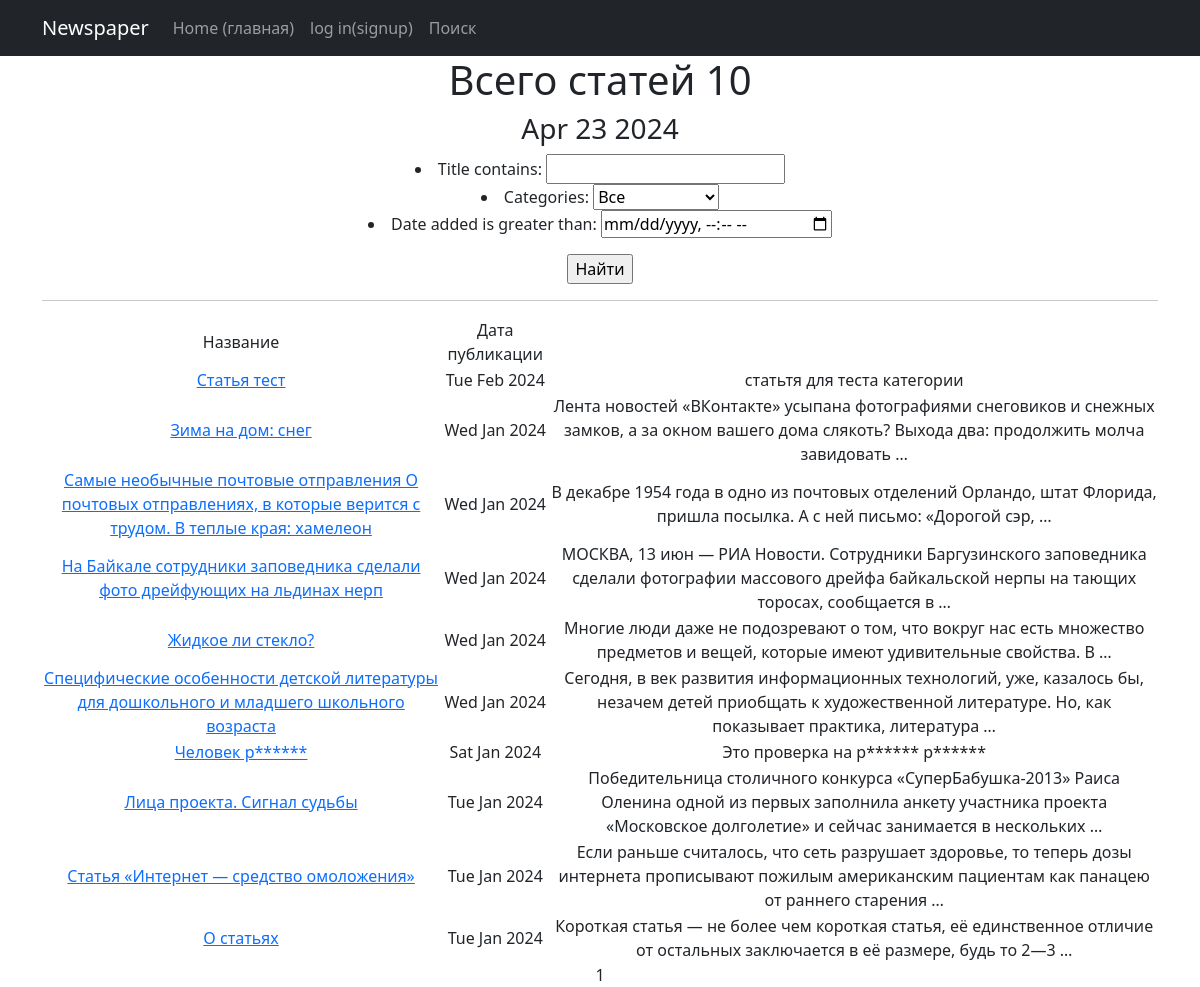
Page /news/search/ on the earlier database version.
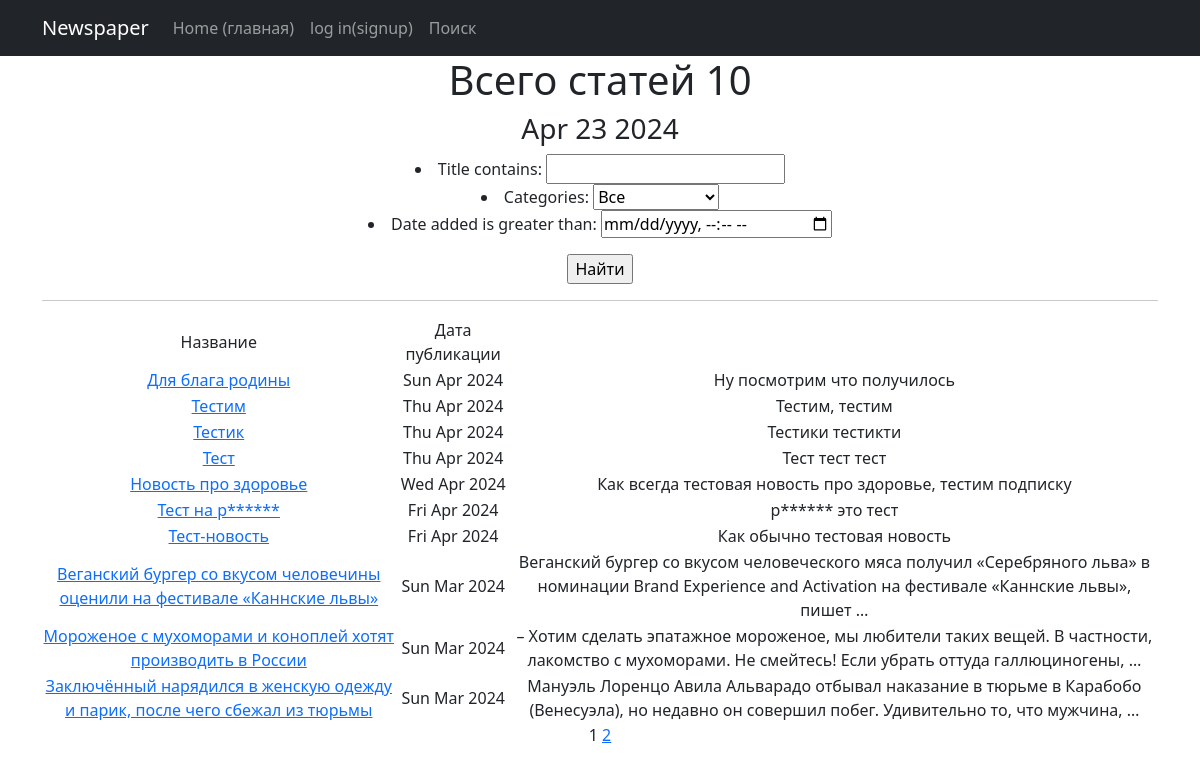
Same page on the later database version.
### news/models.py (models this page shows, shortened)
class Post(models.Model):
    article = "A"
    news = "N"
    POST = [(article, "Статья"),
            (news, "Новость")]
    post = models.CharField(max_length=1,
                            choices=POST,
                            default=article)
    user = models.ForeignKey(Author, on_delete=models.CASCADE)
    title = models.CharField(max_length=255)
    text = models.TextField()
    rating_new = models.IntegerField(default=0)
    date_added = models.DateTimeField(auto_now_add=True)
    categories = models.ManyToManyField(Category, through="PostCategory")

### news/views.py (the view)
# urls.py: path('search/', PostListFilter.as_view(), name='search'),
class PostListFilter(ListView):
    model = Post
    ordering = '-date_added'
    template_name = 'news_filter.html'
    context_object_name = 'news'
    paginate_by = 10 # количество записей на странице
    def get_queryset(self):
        queryset = super().get_queryset()
        self.filterset = NewsFilter(self.request.GET, queryset)
        return self.filterset.qs
    def get_context_data(self, **kwargs):
       context = super().get_context_data(**kwargs)
       context['filterset'] = self.filterset
       return context

### news/models.py (called while the page is built)
    def __str__(self) -> str:
        return f"{self.category}"

### news/templatetags/custom_filters.py (called while the page is built)
@register.filter()
def censor(value):
   if type(value) != str:
      raise ValueError
   value = value.split()
   count = 0
   for val in value:
      if val.lower() in swear_words.keys():
         value[count] = swear_words[val.lower()]
      count += 1
   return ' '.join(value)

### news/templatetags/custom_tags.py (called while the page is built)
@register.simple_tag()
def current_time(format_string='%b %d %Y'):
   return datetime.utcnow().strftime(format_string)

@register.simple_tag(takes_context=True)
def url_replace(context, **kwargs):
   d = context['request'].GET.copy()
   for k, v in kwargs.items():
       d[k] = v
   return d.urlencode()

### news/templates/news_filter.html (shortened to what this page needs)
{% extends 'news/default.html' %}
{% load custom_filters %}
{% load custom_tags %}
{% block content %}
<h1>Всего  статей {{ news|length }}</h1>
<h3>{% current_time %}</h3>
   <form action="" method="get">
       {{ filterset.form.as_ul }}
       <input type="submit" value="Найти" />
   </form>
   <hr>
   {% if news %}
       <table>
           <tr>
               <td>
                   Название
               </td>
               <td>
                   Дата публикации
               </td>
           </tr>
           {% for new in news %}
           <tr>
               <td><a href="{% url 'news:new' new.pk %}">{{ new.title|censor }}</a></td>
               <td>{{ new.date_added|date:'D M Y' }}</td>
               <td>{{ new.text|truncatewords:20|censor }}</td>
           </tr>
           {% endfor %}
       </table>
   {% else %}
       <h2>Статей нет!</h2>
   {% endif %}
   {{ page_obj.number }}
   {% if page_obj.has_next %}
       <a href="?{% url_replace page=page_obj.next_page_number %}">{{ page_obj.next_page_number }}</a>
   {% endif %}
{% endblock content %}

Differences in the rows shown:
no longer on this page (row unchanged): Post: title|censor "Статья тест", date_added "Tue Feb 2024", text|censor "статьтя для теста категории"
no longer on this page (row unchanged): Post: title|censor "Зима на дом: снег", date_added "Wed Jan 2024", text|censor "Лента новостей «ВКонтакте» усыпана фотографиями снеговиков и снежных замков, а за окном вашего дома слякоть? Выхода два: продолжить молча завидовать …"
no longer on this page (row unchanged): Post: title|censor "Самые необычные почтовые отправления О почтовых отправлениях, в которые верится с трудом. В теплые края: хамелеон", date_added "Wed Jan 2024", text|censor "В декабре 1954 года в одно из почтовых отделений Орландо, штат Флорида, пришла посылка. А с ней письмо: «Дорогой сэр, …"
no longer on this page (row unchanged): Post: title|censor "На Байкале сотрудники заповедника сделали фото дрейфующих на льдинах нерп", date_added "Wed Jan 2024", text|censor "МОСКВА, 13 июн — РИА Новости. Сотрудники Баргузинского заповедника сделали фотографии массового дрейфа байкальской нерпы на тающих торосах, сообщается в …"
no longer on this page (row unchanged): Post: title|censor "Жидкое ли стекло?", date_added "Wed Jan 2024", text|censor "Многие люди даже не подозревают о том, что вокруг нас есть множество предметов и вещей, которые имеют удивительные свойства. В …"
no longer on this page (row unchanged): Post: title|censor "Специфические особенности детской литературы для дошкольного и младшего школьного возраста", date_added "Wed Jan 2024", text|censor "Сегодня, в век развития информационных технологий, уже, казалось бы, незачем детей приобщать к художественной литературе. Но, как показывает практика, литература …"
removed Post: title|censor "Человек р******", date_added "Sat Jan 2024", text|censor "Это проверка на р****** р******"
no longer on this page (row unchanged): Post: title|censor "Лица проекта. Сигнал судьбы", date_added "Tue Jan 2024", text|censor "Победительница столичного конкурса «СуперБабушка-2013» Раиса Оленина одной из первых заполнила анкету участника проекта «Московское долголетие» и сейчас занимается в нескольких …"
no longer on this page (row unchanged): Post: title|censor "Статья «Интернет — средство омоложения»", date_added "Tue Jan 2024", text|censor "Если раньше считалось, что сеть разрушает здоровье, то теперь дозы интернета прописывают пожилым американским пациентам как панацею от раннего старения …"
no longer on this page (row unchanged): Post: title|censor "О статьях", date_added "Tue Jan 2024", text|censor "Короткая статья — не более чем короткая статья, её единственное отличие от остальных заключается в её размере, будь то 2—3 …"
added Post: title|censor "Для блага родины", date_added "Sun Apr 2024", text|censor "Ну посмотрим что получилось"
added Post: title|censor "Тестим", date_added "Thu Apr 2024", text|censor "Тестим, тестим"
added Post: title|censor "Тестик", date_added "Thu Apr 2024", text|censor "Тестики тестикти"
added Post: title|censor "Тест", date_added "Thu Apr 2024", text|censor "Тест тест тест"
added Post: title|censor "Новость про здоровье", date_added "Wed Apr 2024", text|censor "Как всегда тестовая новость про здоровье, тестим подписку"
added Post: title|censor "Тест на р******", date_added "Fri Apr 2024", text|censor "р****** это тест"
added Post: title|censor "Тест-новость", date_added "Fri Apr 2024", text|censor "Как обычно тестовая новость"
added Post: title|censor "Веганский бургер со вкусом человечины оценили на фестивале «Каннские львы»", date_added "Sun Mar 2024", text|censor "Веганский бургер со вкусом человеческого мяса получил «Серебряного льва» в номинации Brand Experience and Activation на фестивале «Каннские львы», пишет …"
added Post: title|censor "Мороженое с мухоморами и коноплей хотят производить в России", date_added "Sun Mar 2024", text|censor "– Хотим сделать эпатажное мороженое, мы любители таких вещей. В частности, лакомство с мухоморами. Не смейтесь! Если убрать оттуда галлюциногены, …"
added Post: title|censor "Заключённый нарядился в женскую одежду и парик, после чего сбежал из тюрьмы", date_added "Sun Mar 2024", text|censor "Мануэль Лоренцо Авила Альварадо отбывал наказание в тюрьме в Карабобо (Венесуэла), но недавно он совершил побег. Удивительно то, что мужчина, …"
Other differences:
{{ page_obj.next_page_number }}: (not shown) → "2"
